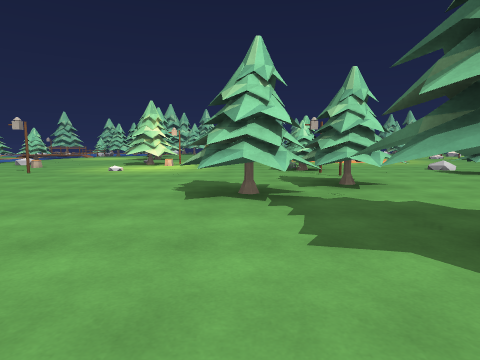
view 1 (above)

24 first-person views from a walk through a Unity game level. The camera is 1.3 m above the floor, tilts 6° down and sees 75° across. The floor is counted in squares, 2 m on a side. Each view is taken from the middle of a square. On the plan, view 1 faces up. The plan holds only what a view shows up to about 10 squares ahead; the rest is blank. The place goes on beyond the plan. Surface patterns are stand-ins for the level's own textures.

view 2
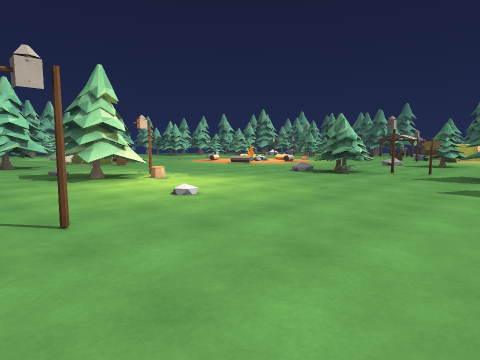

view 3
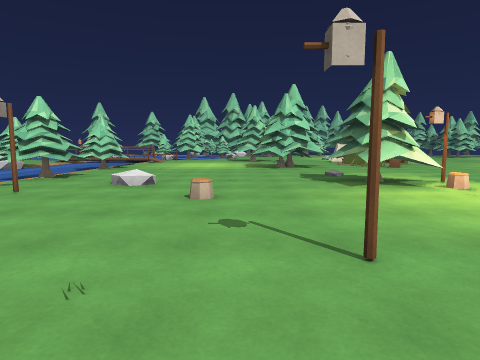

view 4
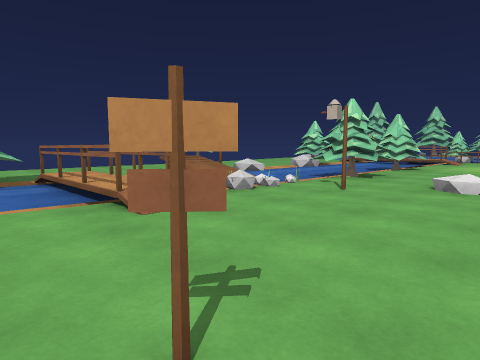

view 5
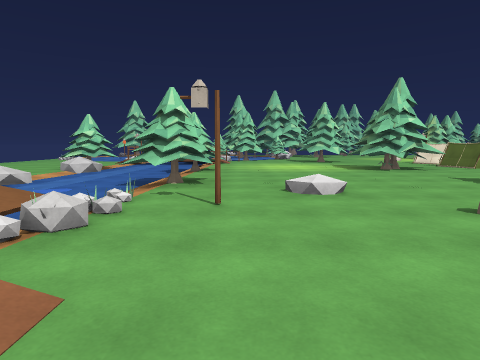

view 6
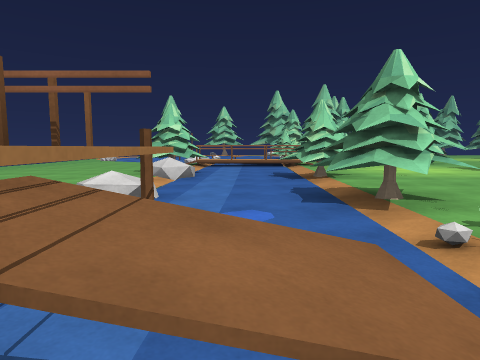

view 7
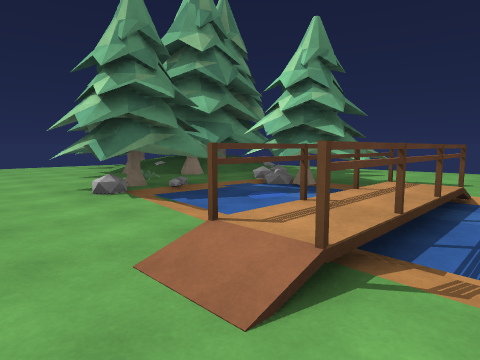

view 8
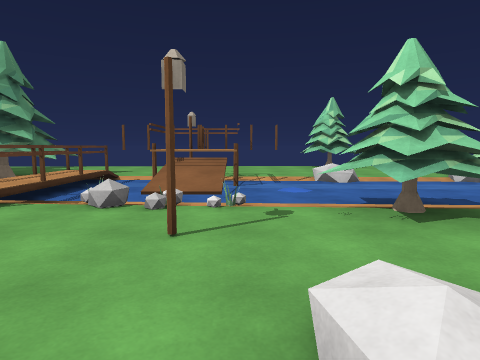

view 9
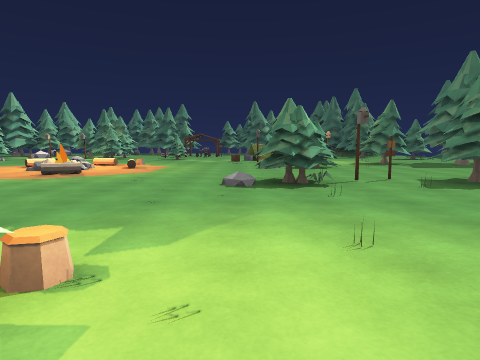

view 10
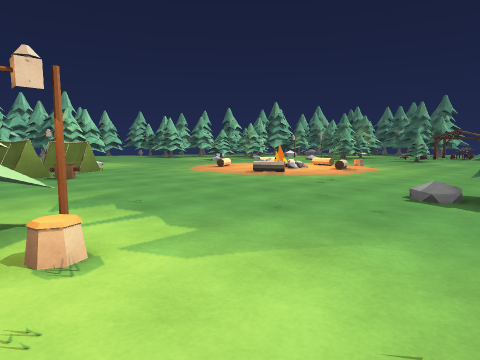

view 11
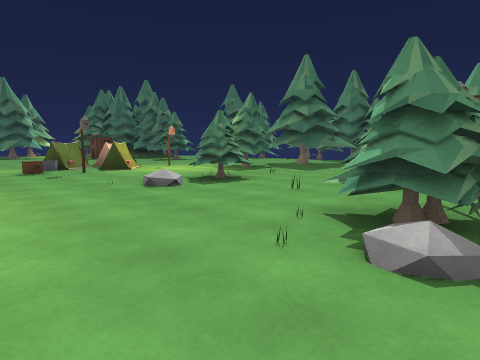

view 12
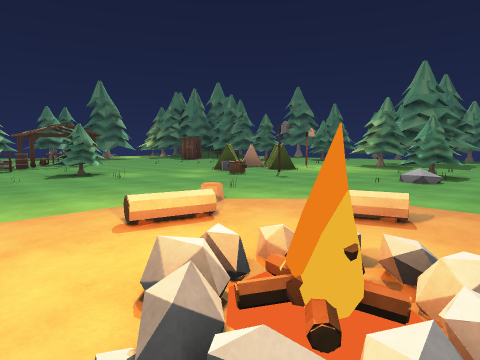

view 13
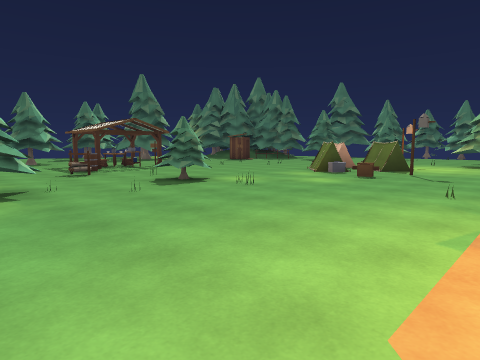

view 14
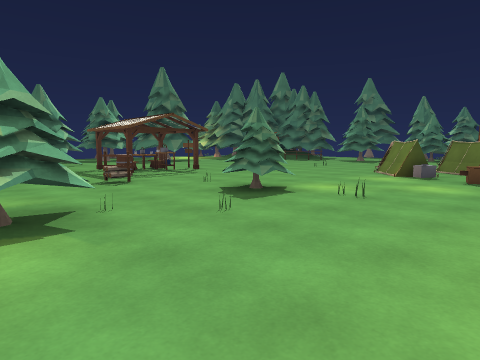

view 15
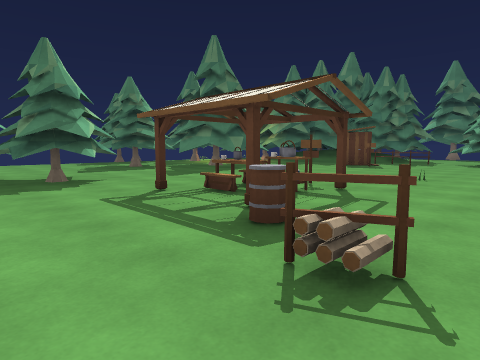

view 16
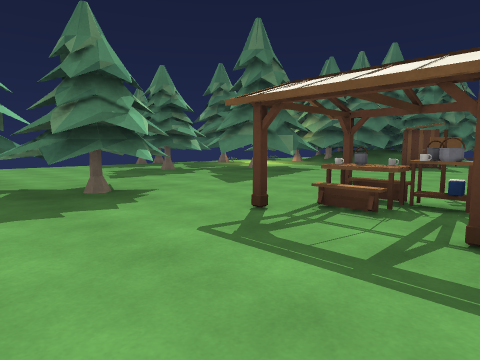

view 17
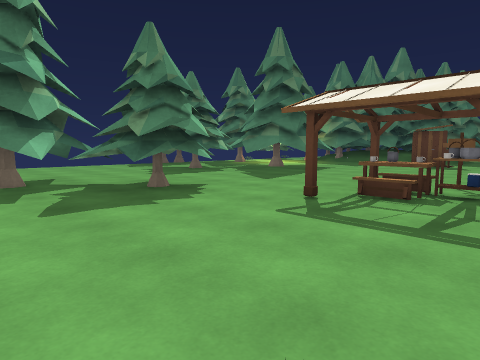

view 18
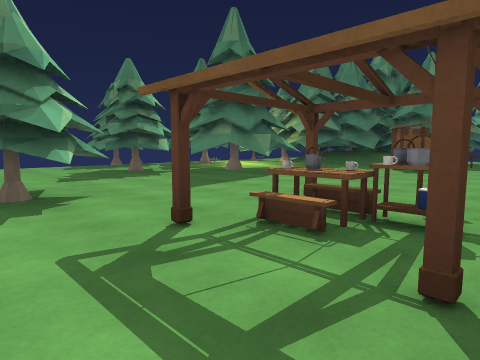

view 19
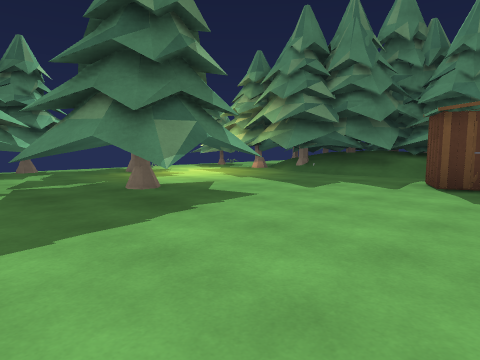

view 20
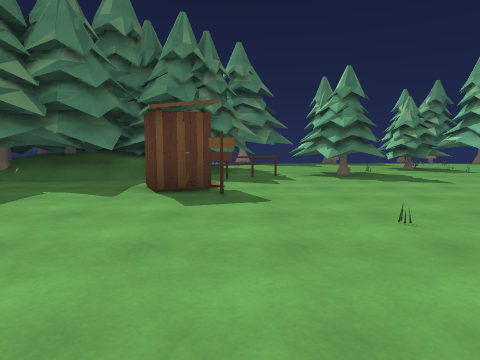

view 21
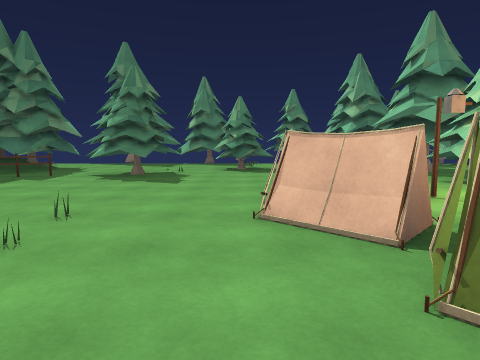

view 22
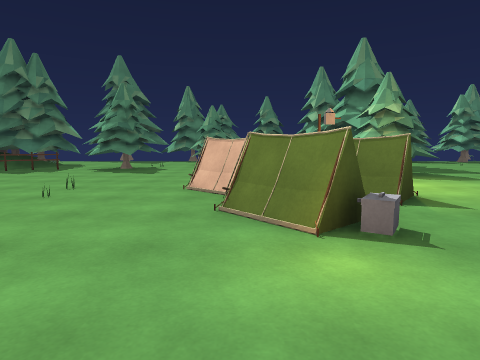

view 23
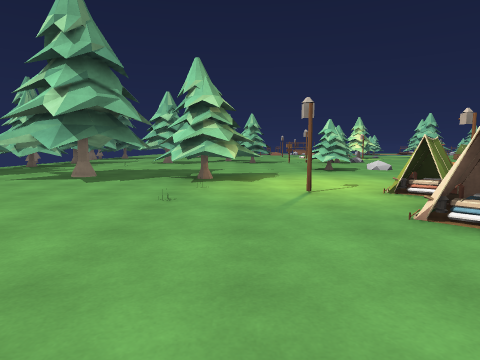

view 24
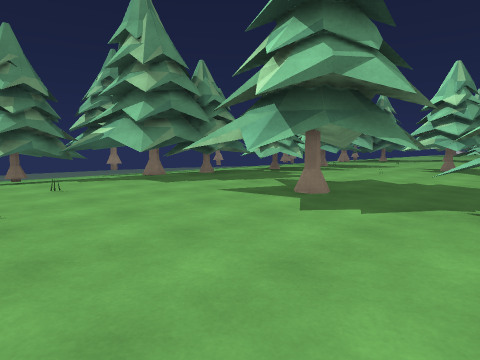

### Floor plan
Key: @ floor where view 1 was taken; # wall or solid block; x gap in a wall; . main floor; - floor 0.25 m lower than the main floor; : floor 0.5 m higher than the main floor; _ floor 0.5 m lower than the main floor; / step, stairs or slope; = window, fence, low wall or low ledge; ^ raised ledge; T thing the floor can be seen under or through; O other object.
Columns run from 15 left of view 1 to 26 right of it. Each row starts with its distance up from view 1.
 17 .##.......## OO.... .......#   .....
 16 .#=.^#....##..=....../.....#........TT
 15 ...................:O/........=....TTTT...
 14 ..................:../........=#...TT.....
 13 .:...#.....................#....OO........
 12 .....#.....##O..................OO.....#
 11 .##...O....#^...................O.....##
 10 . OO/ ...................=O..........^###
  9 .//./...........^#.../....OO........^##
  8 ./OOOO....O..........#...OOO........###
  7 #^...............O...#....OOO.........#.
  6  ##./..O........##.......O.......O......
  5  O###..  ......###.....##......... ..#.#
  4  ####.      ...##......TT........= ./###
  3    ##.      ....##.....T......##O.//#####
  2     #.       ...###...TT .....##..#####
  1     ..        ... #... TT..^#....###
  0     ..         @  ....  T..##.....#
 -1    ...            ##^...x..
 -2    ..              ######..
 -3                       #####
 -4                        -###
 -5                        /_#
 -6                         /_

Where each view was taken, in squares from view 1:
view 1: 0 up, 0 right, facing up
view 2: 5 up, 6 left, facing up-right
view 3: 6 up, 6 left, facing up
view 4: 6 up, 7 left, facing up-left
view 5: 7 up, 9 left, facing up
view 6: 9 up, 12 left, facing up
view 7: 9 up, 9 left, facing down-left
view 8: 11 up, 7 left, facing left
view 9: 10 up, 4 left, facing right
view 10: 9 up, 3 left, facing up-right
view 11: 12 up, 1 right, facing down-right
view 12: 16 up, 4 right, facing down-right
view 13: 17 up, 7 right, facing down-right
view 14: 17 up, 9 right, facing down-right
view 15: 16 up, 14 right, facing down-right
view 16: 16 up, 16 right, facing down-right
view 17: 17 up, 16 right, facing down-right
view 18: 15 up, 16 right, facing down-right
view 19: 11 up, 18 right, facing down-right
view 20: 10 up, 18 right, facing down
view 21: 10 up, 13 right, facing down
view 22: 12 up, 12 right, facing down
view 23: 5 up, 15 right, facing left
view 24: 4 up, 12 right, facing down-left
